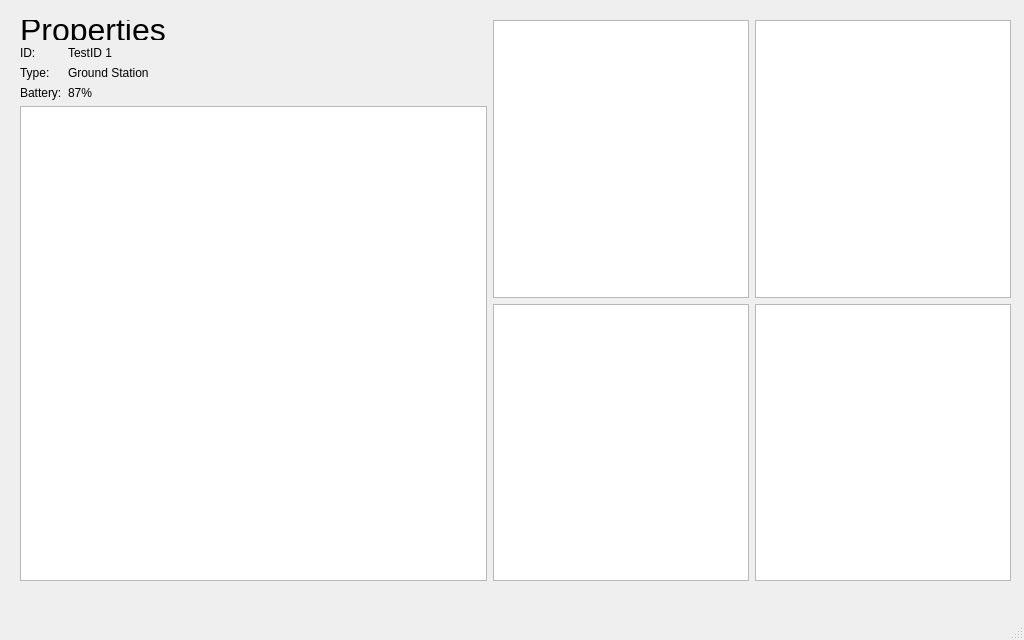
<?xml version="1.0" encoding="UTF-8"?>
<ui version="4.0">
 <class>PlotWindow</class>
 <widget class="QMainWindow" name="PlotWindow">
  <property name="geometry">
   <rect>
    <x>0</x>
    <y>0</y>
    <width>1024</width>
    <height>640</height>
   </rect>
  </property>
  <property name="windowTitle">
   <string>ELKA Node Info</string>
  </property>
  <widget class="QWidget" name="centralwidget">
   <widget class="QWidget" name="horizontalLayoutWidget">
    <property name="geometry">
     <rect>
      <x>20</x>
      <y>20</y>
      <width>991</width>
      <height>561</height>
     </rect>
    </property>
    <layout class="QHBoxLayout" name="horizontalLayout">
     <item>
      <layout class="QVBoxLayout" name="verticalLayout">
       <item>
        <widget class="QLabel" name="propertiesLabel">
         <property name="minimumSize">
          <size>
           <width>100</width>
           <height>0</height>
          </size>
         </property>
         <property name="maximumSize">
          <size>
           <width>200</width>
           <height>20</height>
          </size>
         </property>
         <property name="font">
          <font>
           <pointsize>24</pointsize>
          </font>
         </property>
         <property name="text">
          <string>Properties</string>
         </property>
        </widget>
       </item>
       <item>
        <layout class="QFormLayout" name="formLayout">
         <property name="labelAlignment">
          <set>Qt::AlignLeading|Qt::AlignLeft|Qt::AlignVCenter</set>
         </property>
         <property name="formAlignment">
          <set>Qt::AlignLeading|Qt::AlignLeft|Qt::AlignTop</set>
         </property>
         <item row="0" column="0">
          <widget class="QLabel" name="idLabel">
           <property name="text">
            <string>ID:</string>
           </property>
          </widget>
         </item>
         <item row="0" column="1">
          <widget class="QLabel" name="idLabelEdit">
           <property name="text">
            <string>TestID 1</string>
           </property>
          </widget>
         </item>
         <item row="1" column="0">
          <widget class="QLabel" name="typeLabel">
           <property name="text">
            <string>Type:</string>
           </property>
          </widget>
         </item>
         <item row="1" column="1">
          <widget class="QLabel" name="typeLabelEdit">
           <property name="text">
            <string>Ground Station</string>
           </property>
          </widget>
         </item>
         <item row="2" column="0">
          <widget class="QLabel" name="batteryLabel">
           <property name="text">
            <string>Battery:</string>
           </property>
          </widget>
         </item>
         <item row="2" column="1">
          <widget class="QLabel" name="batteryLabelEdit">
           <property name="text">
            <string>87%</string>
           </property>
          </widget>
         </item>
        </layout>
       </item>
       <item>
        <widget class="QPlainTextEdit" name="plainTextEdit"/>
       </item>
      </layout>
     </item>
     <item>
      <layout class="QGridLayout" name="gridLayout">
       <item row="1" column="2">
        <widget class="PlotWidget" name="bottomRight"/>
       </item>
       <item row="0" column="2">
        <widget class="PlotWidget" name="topRight"/>
       </item>
       <item row="1" column="0">
        <widget class="PlotWidget" name="bottomLeft"/>
       </item>
       <item row="0" column="0">
        <widget class="PlotWidget" name="topLeft"/>
       </item>
      </layout>
     </item>
    </layout>
   </widget>
  </widget>
  <widget class="QMenuBar" name="menubar">
   <property name="geometry">
    <rect>
     <x>0</x>
     <y>0</y>
     <width>1024</width>
     <height>22</height>
    </rect>
   </property>
  </widget>
  <widget class="QStatusBar" name="statusbar"/>
 </widget>
 <customwidgets>
  <customwidget>
   <class>PlotWidget</class>
   <extends>QGraphicsView</extends>
   <header>pyqtgraph</header>
  </customwidget>
 </customwidgets>
 <resources/>
 <connections/>
</ui>
